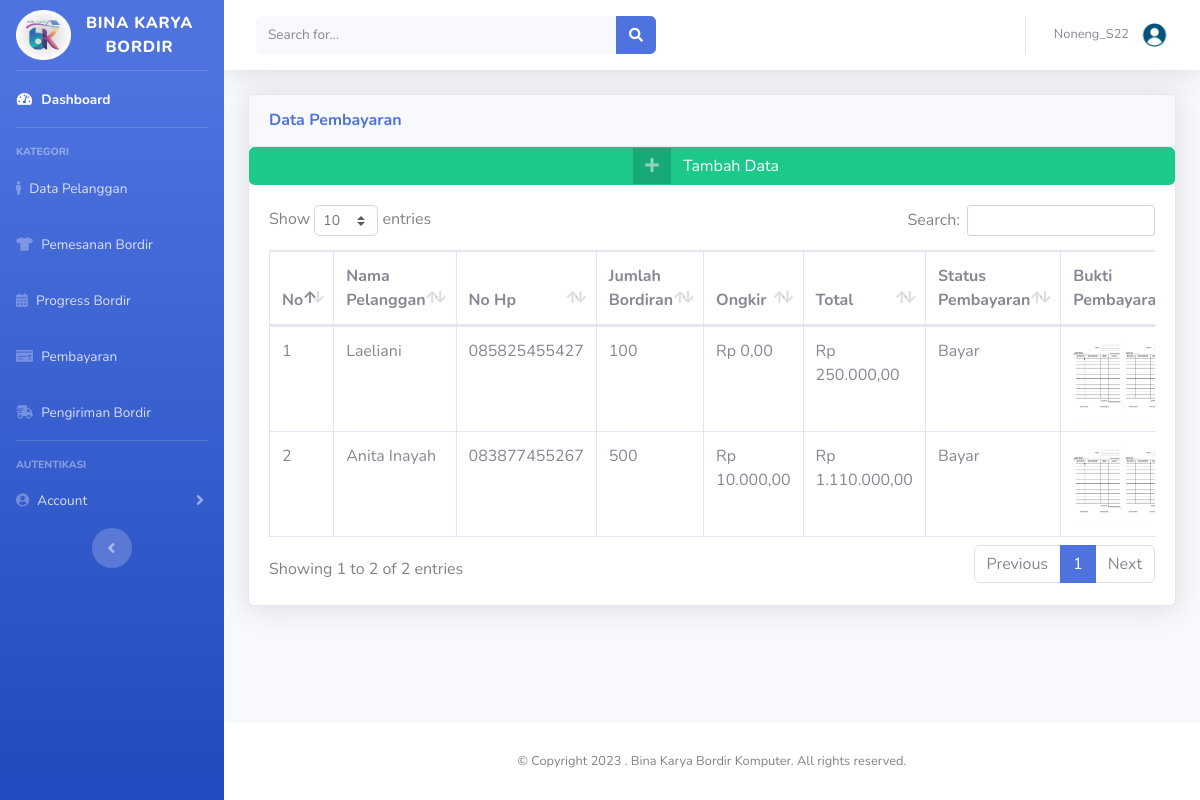
Screenshot of /data-pembayaran.php (signed in) with the database file from the repository.
### tables this page shows
CREATE TABLE `tb_pemesanan` (
  `ID_Pemesanan` int(11) NOT NULL,
  `ID_Pelanggan` int(11) NOT NULL,
  `Jumlah_Bordiran` int(11) NOT NULL,
  `Ukuran_Bordir` varchar(30) NOT NULL,
  `Estimasi_Bordir` varchar(30) NOT NULL,
  `Desain` varchar(30) NOT NULL,
  `Pengambilan_Bahan` varchar(30) NOT NULL,
  `Pengantaran_Barang` varchar(30) NOT NULL
);

CREATE TABLE `tb_pelanggan` (
  `ID_Pelanggan` int(11) NOT NULL,
  `Nama_Pelanggan` varchar(50) NOT NULL,
  `Alamat_Pelanggan` varchar(50) NOT NULL,
  `No_Hp` varchar(12) NOT NULL
);

CREATE TABLE `tb_pembayaran` (
  `ID_Pembayaran` int(11) NOT NULL,
  `ID_Pemesanan` int(11) NOT NULL,
  `Ongkir` int(30) DEFAULT NULL,
  `Total` int(30) NOT NULL,
  `Status_Pembayaran` varchar(30) NOT NULL,
  `Bukti_Pembayaran` varchar(30) NOT NULL
);

### data-pembayaran.php (the view, shortened to what this page needs)
<?php
  if ($_SESSION['Username'] == ''){
    echo "<script>
      alert('Silahkan login terlebih dahulu');
      window.location='form-login.php';
    </script>";
  }else{
  ?>
<!DOCTYPE html>
<html lang="en">
  <head>
    <link href="vendor/fontawesome-free/css/all.min.css" rel="stylesheet" type="text/css" />
    <link href="css/sb-admin-2.min.css" rel="stylesheet" />
    <link href="vendor/datatables/dataTables.bootstrap4.min.css" rel="stylesheet" />
  </head>
  <body id="page-top">
    <div id="wrapper">
      <ul class="navbar-nav bg-gradient-primary sidebar sidebar-dark accordion" id="accordionSidebar">
        <a class="sidebar-brand d-flex align-items-center justify-content-center" href="index.html">
        <div class="sidebar-brand-icon">
            <img src="bk-computer.png" height="50px" width="55px">
          </div>
          <div class="sidebar-brand-text mx-2">Bina Karya Bordir<sup></sup></div>
        </a>
        <hr class="sidebar-divider my-0" />
        <li class="nav-item active">
          <a class="nav-link" href="index.php">
            <i class="fas fa-fw fa-tachometer-alt"></i>
            <span>Dashboard</span></a
          >
        </li>
        <hr class="sidebar-divider" />
        <div class="sidebar-heading">Kategori</div>
          <li class="nav-item">
          <a class="nav-link collapsed" href="data-pelanggan.php"  data-target="#collapseThree" aria-expanded="true" aria-controls="collapseThree">
          <i class="fas fa-male"></i>
            <span>Data Pelanggan</span></a>
        </li>
        <li class="nav-item">
          <a class="nav-link collapsed" href="data-pemesanan.php" data-target="#collapseOne" aria-expanded="true" aria-controls="collapseTwo">
          <i class="fas fa-tshirt"></i>
            <span>Pemesanan Bordir</span>
          </a>
        </li>
        <li class="nav-item">
          <a class="nav-link" href="data-progresbordir.php">
          <i class="fas fa-calendar-alt"></i>
            <span>Progress Bordir</span></a
          >
        </li>
        <li class="nav-item">
          <a class="nav-link collapsed" href="data-pembayaran.php"  data-target="#collapseUtilities" aria-expanded="true" aria-controls="collapseUtilities">
          <i class="fas fa-money-check"></i>
            <span>Pembayaran</span>
          </a>
        </li>
        <li class="nav-item">
          <a class="nav-link collapsed" href="data-pengiriman.php" data-target="#collapseTwo" aria-expanded="true" aria-controls="collapseTwo">
          <i class="fas fa-shipping-fast"></i>
            <span>Pengiriman Bordir</span>
          </a>
        </li>
        <hr class="sidebar-divider" />
        <div class="sidebar-heading">Autentikasi</div>
        <li class="nav-item">
          <a class="nav-link collapsed" href="#" data-toggle="collapse" data-target="#collapsePages" aria-expanded="true" aria-controls="collapsePages">
          <i class="fas fa-user-circle"></i>
            <span>Account</span>
          </a>
        </li>
        <div class="text-center d-none d-md-inline">
          <button class="rounded-circle border-0" id="sidebarToggle"></button>
        </div>
      </ul>
      <div id="content-wrapper" class="d-flex flex-column">
        <div id="content">
          <nav class="navbar navbar-expand navbar-light bg-white topbar mb-4 static-top shadow">
            <form class="d-none d-sm-inline-block form-inline mr-auto ml-md-3 my-2 my-md-0 mw-100 navbar-search">
              <div class="input-group">
                <input type="text" class="form-control bg-light border-0 small" placeholder="Search for..." aria-label="Search" aria-describedby="basic-addon2" />
                <div class="input-group-append">
                  <button class="btn btn-primary" type="button">
                    <i class="fas fa-search fa-sm"></i>
                  </button>
                </div>
              </div>
            </form>
            <ul class="navbar-nav ml-auto">
              <li class="nav-item dropdown no-arrow">
                <a class="nav-link dropdown-toggle" href="#" id="userDropdown" role="button" data-toggle="dropdown" aria-haspopup="true" aria-expanded="false">
                  <span class="mr-2 d-none d-lg-inline text-gray-600 small"><?php echo $_SESSION['Username'];?></span>
                  <img class="user" src="img/circle-user.png" width="35px" hight="35px" />
                </a>
              </li>
            </ul>
          </nav>
          <div class="container-fluid">
            <div class="card shadow mb-4">
              <div class="card-header py-3">
                <h6 class="m-0 font-weight-bold text-primary">Data Pembayaran</h6>
              </div>
              <a href="tambah-pembayaran.php" class="btn btn-success btn-icon-split" >
                <span class="icon text-white-50"><i class="fas fa-plus"></i></span>
                <span class="text">Tambah Data</span>
              </a>
              <div class="card-body">
                <div class="table-responsive">
                  <table class="table table-bordered" id="dataTable" width="100%" cellspacing="0">
                    <thead>
                      <tr>
                        <th>No</th>
                        <th>Nama Pelanggan</th>
                        <th>No Hp</th>
                        <th>Jumlah Bordiran</th>
                        <th>Ongkir</th>
                        <th>Total</th>
                        <th>Status Pembayaran</th>
                        <th>Bukti Pembayaran</th>
                      </tr>
                    </thead>
                    <tbody>
                    <?php
                      include "koneksi.php";
                      $no=1;
                      $query= mysqli_query($connect,"select tb_pemesanan.*,tb_pembayaran.*,tb_pelanggan.* from tb_pemesanan inner join tb_pembayaran  on tb_pemesanan.ID_Pemesanan=tb_pembayaran.ID_Pemesanan inner join tb_pelanggan on tb_pemesanan.ID_Pemesanan=tb_pelanggan.ID_Pelanggan");
                      while($data=mysqli_fetch_array($query)){
                        ?>
                      <tr>
                        <td><?php echo $no++; ?></td>
                        <td><?php echo $data['Nama_Pelanggan']; ?></td>
                        <td><?php echo $data['No_Hp']; ?></td>
                        <td><?php echo $data['Jumlah_Bordiran']; ?></td>
                        <td><?php echo "Rp " . number_format($data['Ongkir'], 2, ",", "."); ?></td>
                        <td><?php echo "Rp " . number_format($data['Total'], 2, ",", "."); ?></td>
                        <td><?php echo $data['Status_Pembayaran']; ?></td>
                        <td><img src="gambar/<?php echo $data['Bukti_Pembayaran']?>" alt="" width='100' height='80'></td>
                      </tr>
                      <?php
                      }
                      ?>
                    </tbody>
                  </table>
                </div>
              </div>
            </div>
          </div>
        </div>
        <footer class="sticky-footer bg-white">
          <div class="container my-auto">
            <div class="copyright text-center my-auto">
            <span>© Copyright 2023 . Bina Karya Bordir Komputer. All rights reserved.</span>
            </div>
          </div>
        </footer>
      </div>
    </div>
  </body>
</html>
<?php } ?>

### rows the page displays
tb_pemesanan: ID_Pelanggan.Nama_Pelanggan "Laeliani", ID_Pelanggan.No_Hp "085825455427", Jumlah_Bordiran "100", tb_pembayaran.Ongkir "0,00", tb_pembayaran.Total "250.000,00", tb_pembayaran.Status_Pembayaran "Bayar", tb_pembayaran.Bukti_Pembayaran (picture)
tb_pemesanan: ID_Pelanggan.Nama_Pelanggan "Anita Inayah", ID_Pelanggan.No_Hp "083877455267", Jumlah_Bordiran "500", tb_pembayaran.Ongkir "10.000,00", tb_pembayaran.Total "1.110.000,00", tb_pembayaran.Status_Pembayaran "Bayar", tb_pembayaran.Bukti_Pembayaran (picture)

### other values shown
$_SESSION['Username'] "Noneng_S22"
